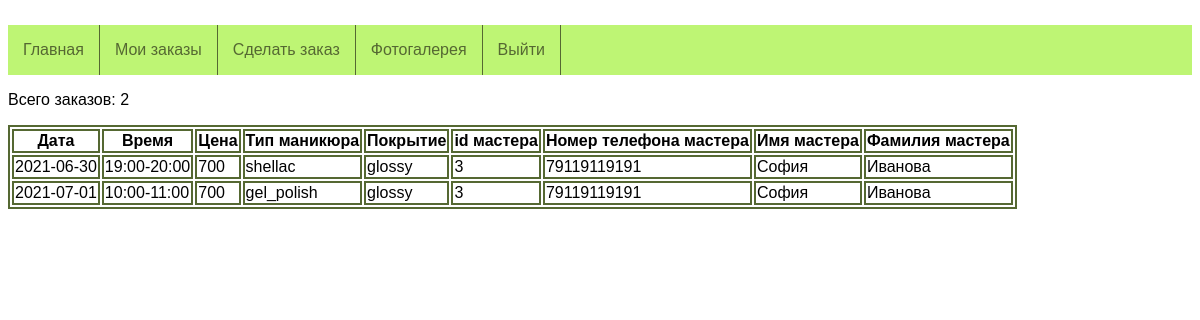
Page /orders.php (signed in) on the committed database.
### tables this page shows
CREATE TABLE `users` (
  `id` int(11) NOT NULL,
  `name` varchar(35) NOT NULL,
  `surname` varchar(35) NOT NULL,
  `phone` bigint(12) NOT NULL,
  `login` varchar(50) NOT NULL,
  `password` varchar(50) NOT NULL,
  `status` varchar(35) NOT NULL
);

CREATE TABLE `orders` (
  `id` int(11) NOT NULL,
  `client_id` int(11) NOT NULL,
  `master_type_price_id` int(11) NOT NULL,
  `date` date NOT NULL,
  `time` varchar(35) NOT NULL
);

CREATE TABLE `master_type_price` (
  `id` int(11) NOT NULL,
  `type_id` int(11) NOT NULL,
  `master_id` int(11) NOT NULL,
  `price` int(11) NOT NULL
);

CREATE TABLE `types` (
  `id` int(11) NOT NULL,
  `kind` varchar(35) NOT NULL,
  `covering` varchar(35) NOT NULL
);

### orders.php (the view, shortened to what this page needs)
<?php
include 'menu.php';
$status = $_SESSION['status'];
$id = $_SESSION['id'];
if($status == 'client') {
    $select1 = mysqli_query($db,"SELECT users.name, users.surname, users.phone, orders.date, orders.time, master_type_price.master_id, master_type_price.price, types.kind, types.covering FROM users INNER JOIN master_type_price ON users.id = master_type_price.master_id INNER JOIN orders ON orders.master_type_price_id = master_type_price.id INNER JOIN types ON master_type_price.type_id = types.id WHERE orders.client_id = '$id' ORDER BY orders.date");
    if ($select1) {
        $rowsCount = mysqli_num_rows($select1);
        echo '<p>Всего заказов: ' .  $rowsCount . '</p>';
        echo '<table><tr><th>Дата</th><th>Время</th><th>Цена</th><th>Тип маникюра</th><th>Покрытие</th><th>id мастера</th><th>Номер телефона мастера</th><th>Имя мастера</th><th>Фамилия мастера</th></tr>';
        for ($i = 1; $i <= mysqli_num_rows(mysqli_query($db, "SELECT users.name, users.surname, users.phone, orders.date, orders.time, master_type_price.master_id, master_type_price.price, types.kind, types.covering FROM users INNER JOIN master_type_price ON users.id = master_type_price.master_id INNER JOIN orders ON orders.master_type_price_id = master_type_price.id INNER JOIN types ON master_type_price.type_id = types.id WHERE orders.client_id = '$id' ORDER BY orders.date")); $i++) {
            $assoc_select = mysqli_fetch_assoc($select1);
            echo '<tr>';
            echo '<td>' . $assoc_select['date'] . '</td>';
            echo '<td>' . $assoc_select['time'] . '</td>';
            echo '<td>' . $assoc_select['price'] . '</td>';
            echo '<td>' . $assoc_select['kind'] . '</td>';
            echo '<td>' . $assoc_select['covering'] . '</td>';
            echo '<td>' . $assoc_select['master_id'] . '</td>';
            echo '<td>' . $assoc_select['phone'] . '</td>';
            echo '<td>' . $assoc_select['name'] . '</td>';
            echo '<td>' . $assoc_select['surname'] . '</td>';
            echo '</tr>';
        }
        echo '</table>';
    } else {
        echo 'Ошибка: ' . mysqli_error($db);
    }
}
?>
</body>
</html>

### menu.php (shortened to what this page needs)
<!doctype html>
<html>
<head>
</head>
<body>
    <nav>
        <ul>
            <?php
            echo '<li><a href="index.php" class="menu">' . 'Главная' . '</a></li>';
            echo '<li><a href="orders.php" class="menu">' . 'Мои заказы' . '</a></li>';
            echo '<li><a href="make_order.php" class="menu">' . 'Сделать заказ' . '</a></li>';
            echo '<li><a href="photogallery.php" class="menu">' . 'Фотогалерея' . '</a></li>';
            echo '<li><a href="exit.php" class="menu">' . 'Выйти' . '</a></li>';
            ?>
        </ul>
    </nav>

### menu.php (style rules this page uses)
* { font-family: sans-serif; }
ul { list-style: none; margin: 0; padding-left: 0; margin-top:25px; background:#BEF574; height: 50px; }
a.menu { text-decoration: none; background:#BEF574; color:#556832; padding:0px 15px; line-height:50px; display: block; border-right: 1px solid #556832; -moz-transition: all 0.3s 0.01s ease; -o-transition: all 0.3s 0.01s ease; -webkit-transition: all 0.3s 0.01s ease; }
li { float:left; }
table { border: 2px solid #556832; }
tr { border: 2px solid #556832; }
td { border: 2px solid #556832; }
th { border: 2px solid #556832; }

### rows in the picture
users: orders.date "2021-06-30", orders.time "19:00-20:00", master_type_price.price "700", types.kind "shellac", types.covering "glossy", master_type_price.master_id "3", phone "79119119191", name "София", surname "Иванова", orders.date "2021-07-01", orders.time "10:00-11:00", types.kind "gel_polish"

### other values in the picture
$rowsCount "2"
